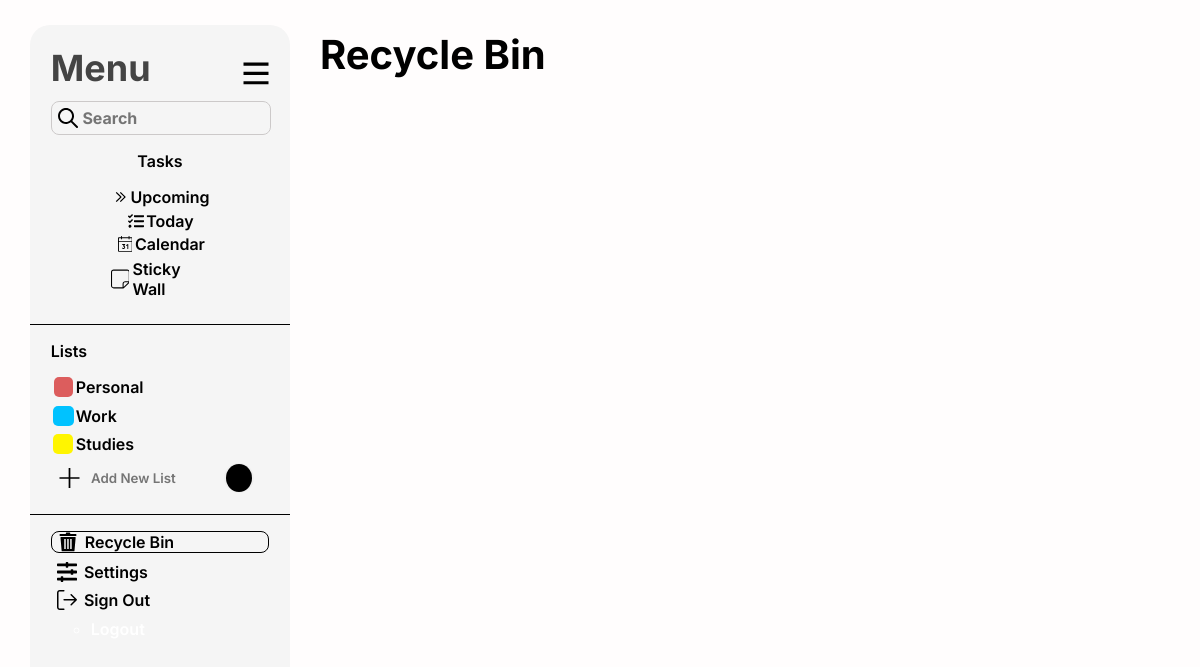
Before: /index/todo_page/RecycleBin (signed in) with the older database file.
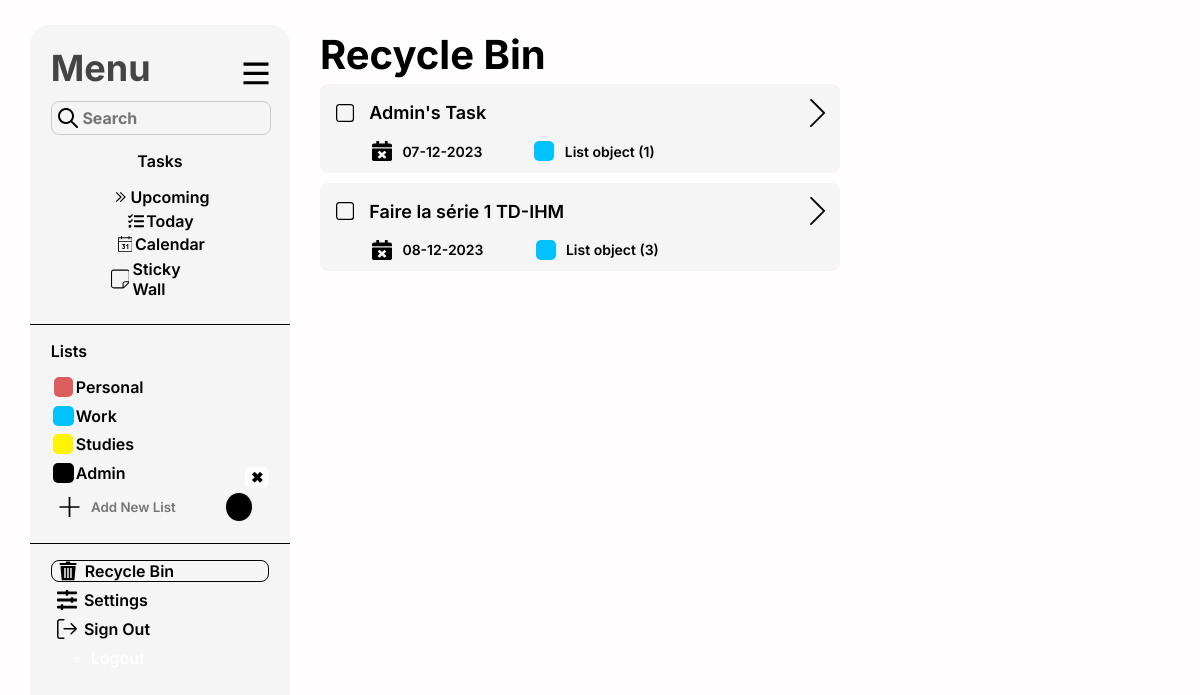
After: the same page with the newer database file.
### playground/models.py (models this page shows, shortened)
class List(models.Model):
    user = models.ForeignKey(User, on_delete=models.CASCADE)
    ListName = models.CharField(default='Personal',max_length=10)
    svgColor = models.CharField(default='black',max_length=10)

class DeletedTask(models.Model):
    user = models.ForeignKey(User, on_delete=models.CASCADE)
    original_task = models.OneToOneField(Todo, on_delete=models.CASCADE, primary_key=True, related_name='deleted_task')
    deletion_date = models.DateTimeField(auto_now_add=True)

class Todo(models.Model):
    user = models.ForeignKey(User, on_delete=models.CASCADE)
    date_created = models.DateField()
    due_date = models.DateField(default='0000-00-00')
    task_Text = models.CharField(max_length=50)
    task_Descr = models.CharField(default='Default Decription',max_length=150)
    task_List = models.ForeignKey(List,to_field='id',on_delete=models.CASCADE)
    task_Progress = models.CharField(default='Incomplete',max_length=15)
    isDone = models.BooleanField(default=False)
    is_in_recycle_bin = models.BooleanField(default=False)

### playground/views.py (the view)
# urls.py: path('index/todo_page/RecycleBin', views.view_RecycleBin, name="RecycleBin_page"),
@login_required
def view_RecycleBin(request):
    user = request.user
    list_dict = load_Lists(user)
    modifications = ModificationHistory.objects.filter(user=user,).order_by('-modification_date')
    Recycled_Tasks = DeletedTask.objects.filter(user=user,)
    return render(request, 'RecycleBin.html',{'list_dict':list_dict,'modifications':modifications,'Recycled_Tasks':Recycled_Tasks})

### playground/views.py (called while the page is built)
def load_Lists(user):
    Curr_Lists = List.objects.filter(user=user)
    list_dict  = {}
    for list_obj in Curr_Lists:
        list_dict[list_obj.ListName] = list_obj.svgColor
    return list_dict

### playground/templates/RecycleBin.html (shortened to what this page needs)
{% extends 'base_layout.html' %}
{% load static %}
{% block Selected_RecycleBin %}id="Selected"{% endblock %}
{% block Active %}
      <div class="Active">
        <h1 class="Title">Recycle Bin</h1>
        <div class="Upcoming-Tasks">
          {% for task in Recycled_Tasks %}
          <div class="Upcoming-Task" id="Upcoming-Task" task_id="{{task.pk}}">
            <div class="taskFrow">
              {% if task.original_task.isDone %}
              <svg id="isDone-Icon" class="isDone-Icon" task_id="{{task.pk}}" xmlns="http://www.w3.org/2000/svg" width="20" height="20" viewBox="0 0 20 20" fill="none">
                  <path d="M3.53811 0C1.59417 0 0 1.58715 0 3.54143L0 16.4586C0 18.4129 1.59417 20 3.53811 20H16.4619C18.4058 20 20 18.4129 20 16.4586V3.54143C20 1.58715 18.4058 0 16.4619 0L3.53811 0ZM3.53811 1.42286H16.4619C17.6569 1.42286 18.5884 2.35715 18.5884 3.54143V16.4586C18.5884 17.6429 17.6569 18.5771 16.4619 18.5771H3.53811C3.25981 18.5819 2.9834 18.5305 2.72503 18.4261C2.46665 18.3217 2.23151 18.1662 2.03344 17.9689C1.83538 17.7716 1.67843 17.5364 1.57164 17.277C1.46485 17.0177 1.41043 16.7394 1.4116 16.4586V3.54143C1.4116 2.35715 2.34315 1.42286 3.53811 1.42286Z" fill="#9EFF00"/>
                  <path d="M8.01851 14.6496L4.17326 10.8044C3.94225 10.5734 3.94225 10.1988 4.17326 9.96776L5.00986 9.13114C5.24087 8.9001 5.61546 8.9001 5.84647 9.13114L8.43682 11.7215L13.985 6.17326C14.2161 5.94225 14.5906 5.94225 14.8217 6.17326L15.6583 7.00988C15.8893 7.24089 15.8893 7.61546 15.6583 7.8465L8.85513 14.6496C8.62409 14.8807 8.24952 14.8807 8.01851 14.6496Z" fill="#9EFF00"/>
              </svg>
              {% else %}
              <svg id="isDone-Icon" class="isDone-Icon" task_id="{{task.pk}}" xmlns="http://www.w3.org/2000/svg" width="20" height="20" viewBox="0 0 20 20" fill="none">
                <path d="M3.53811 0C1.59417 0 0 1.58715 0 3.54143L0 16.4586C0 18.4129 1.59417 20 3.53811 20H16.4619C18.4058 20 20 18.4129 20 16.4586V3.54143C20 1.58715 18.4058 0 16.4619 0L3.53811 0ZM3.53811 1.42286H16.4619C17.6569 1.42286 18.5884 2.35715 18.5884 3.54143V16.4586C18.5884 17.6429 17.6569 18.5771 16.4619 18.5771H3.53811C3.25981 18.5819 2.9834 18.5305 2.72503 18.4261C2.46665 18.3217 2.23151 18.1662 2.03344 17.9689C1.83538 17.7716 1.67843 17.5364 1.57164 17.277C1.46485 17.0177 1.41043 16.7394 1.4116 16.4586V3.54143C1.4116 2.35715 2.34315 1.42286 3.53811 1.42286Z" />
              </svg>
              {% endif %}
              <div class="task_txt_div" data-task-id="{{task.pk}}">
                <p class="task-txt" style="font-size: 18px;">{{ task.original_task.task_Text }}</p>
              </div>
            </div>
              <div class="infoSup-div">
                <p class="infoSup-txts">{{ task.original_task.due_date|date:'d-m-Y' }}</p>
                  <div class="infoSup-Icons" style="width: 20px;height: 20px;border-radius: 5px;background: #00C2FF;"></div>
                  <p class="infoSup-txts">{{ task.original_task.task_List }}</p>
              </div>
          </div>
          {% endfor %}
        </div>
      </div>
{% endblock %}

### playground/templates/base_layout.html (shortened to what this page needs)
<!DOCTYPE html>
<html lang="en">
  <head>
    {% load static %}
    <link rel="stylesheet" href="{% static 'MainLight.css' %}" />
    <link
      rel="stylesheet"
      href="//code.jquery.com/ui/1.12.1/themes/base/jquery-ui.css"
    />
  </head>
  <body>
    <div class="container">
      <div class="LeftBarBG">
        <div class="LeftBarContent">
          <div class="Menu">
            <p>Menu</p>
            <svg
              class="menu-icon"
              xmlns="http://www.w3.org/2000/svg"
              width="26"
              height="23"
              viewBox="0 0 26 23"
              fill="none"
            >
              <path
                d="M0.501953 0.5V3.625H25.502V0.5H0.501953ZM0.501953 9.78125V12.9063H25.502V9.78125H0.501953ZM0.501953 19.1563V22.2813H25.502V19.1563H0.501953Z"
              />
            </svg>
          </div>
          <div class="Search-Bar">
            <input placeholder="Search" />
          </div>
          <div class="Tasks">
            <ul class="Tasks-List">
              <p>Tasks</p>
              <li class="li-elements">
                <a href="{% url 'upcoming_page' %}" {% block Selected_Upcoming %}{% endblock %}>
                  Upcoming</a
                >
              </li>
              <li class="li-elements" >
                <a href="{% url 'today_page' %}" {% block Selected_Today %}{% endblock %}>
                  Today</a
                >
              </li>
              <li class="li-elements">
                <a href="{% url 'calendar_page' %}" {% block Selected_Calendar %}{% endblock %}>
                  Calendar</a
                >
              </li>
              <li class="li-elements" >
                <a href="{% url 'stickywall_page' %}" {% block Selected_StickyWall %}{% endblock %}>
                    Sticky Wall</a
                >
              </li>
            </ul>
          </div>
        </div>
        <div class="Line"></div>
        <div class="LeftBarContent2">
          <div class="Lists">
            <ul class="Lists-List" id="Lists-List">
              <p>Lists</p>
              <li class="li-elements" id="List-Info" >
                <a href="{% url 'viewList_page' 'Personal' %}"><svg class="Lists-Icons" style="background: #dc5d5d"></svg>Personal</a>
              </li>
              <li class="li-elements" id="List-Info" >
                <a href="{% url 'viewList_page' 'Work' %}"><svg class="Lists-Icons" style="background: #00c2ff"></svg>Work</a>
              </li>
              <li class="li-elements" id="List-Info" >
                <a href="{% url 'viewList_page' 'Studies' %}"><svg class="Lists-Icons" style="background: #fff500"></svg>Studies</a>
              </li>
              {% for ListName, svgColor in list_dict.items %}
              {% if ListName != 'Personal' and ListName != 'Work' and ListName != 'Studies' %}
              <li class="li-elements" id="List-Info" >
                <a href="{% url 'viewList_page' ListName %}"><svg class="Lists-Icons" style="background: {{svgColor}};"></svg>{{ListName}}</a>
                  <form method="post" action="{% url 'delete_List' ListName %}">
                    <button class="delete-button" type="submit">✖</button>
                  </form>
              </li>
              {% endif %}
              {% endfor %}
              <li class="li-elements" id="List-Add">
                <div class="AddNewList-Div">
                  <svg class="Lists-Icons" xmlns="http://www.w3.org/2000/svg" width="20" height="20" viewBox="0 0 20 20" fill="none">
                    <path
                    d="M20.002 9.13043H10.8715V0L9.13239 0V9.13043H0.00195313L0.00195313 10.8696H9.13239V20H10.8715V10.8696H20.002V9.13043Z"/>
                  </svg>
                  <input type="text" id="AddNewList" class="AddNewList" onkeydown="HandleKeyPress(event)" placeholder="Add New List" maxlength="10" rows="1" cols="9" >
                  <input type="color" id="colorPicker" name="colorPicker">
              </li>
            </ul>
          </div>
        </div>
        <div class="Line"></div>
        <div class="LeftBarContent3">
          <div class="Options">
            <ul class="Options-List">
                <li  class="li-elements" >
                    <a href="{% url 'RecycleBin_page' %}" {% block Selected_RecycleBin %}{% endblock %}>
                          Recycle Bin
                    </a>
                  </li>
              <li  class="li-elements" id="options-trigger" >
                <a href="#" {% block Selected_Settings %}{% endblock %}>
                    Settings
                </a>
              </li>
              <li  class="li-elements">
                <a>
                    Sign Out</a
                >
                <ul>
                {%if user.is_authenticated%}
                <li class="nav-item">
                  <a class="nav-link" href="{% url 'logout_page'%}" style="color:#fff;">Logout</a>
                </li>
                {%endif%}
          </div>
        </div>
      </div>
{% block Active %}{% endblock %}
    </div>
  </body>
</html>

### playground/static/MainLight.css (style rules this page uses)
.container { display: grid; grid-template-columns: 0.8fr 1.3fr 0.9fr; grid-template-rows: 1fr; gap: 0px 0px; grid-template-areas: "LeftBarBG Active RightBarBG"; }
.Active { grid-area: Active; }
a { text-decoration: none; color: #000; }
svg { fill: #000; }
.LeftBarBG { grid-area: LeftBarBG; flex-shrink: 0; border-radius: 20px; margin: 25px 30px; background: #F5F5F5; overflow-y: auto; scrollbar-width: thin; scrollbar-color: #888 #f0f0f0; }
.LeftBarContent { position: absolute; margin: 8%; display: flex; flex-direction: column; }
.Menu { display: flex; justify-content: space-between; align-items: center; }
.Menu p { margin: 0 0 5% 0; padding: 0; color: var(--Color, #444444); font-family: Inter; font-size: 36px; font-style: normal; font-weight: 700; line-height: normal; }
.Search-Bar { display: flex; justify-content: space-between; align-items: center; width: 100%; height: 2em; flex-shrink: 0; border-radius: 8px; border: 1px solid var(--Color, #CCC9C9); background: #f5f5f5; }
.Search-Bar svg { margin-left: 3%; fill: #000; }
.Search-Bar input { margin: 0; padding: 0; color: #000; width: 86%; height: 20px; border: none; flex-shrink: 0; font-family: Inter; font-size: 16px; font-style: normal; font-weight: 700; line-height: normal; background: #f5f5f5; }
.Tasks { margin: 0; color: #000; }
.Tasks-List { margin: 0; padding: 0; list-style: none; justify-items: center; color: #000; }
.li-elements { padding: 0; margin: 0; list-style: none; }
.li-elements a { display: flex; align-items: center; margin-bottom: 4%; }
.delete-button { cursor: pointer; border: none; border-radius: 5px; background-color: #FFFDFD; color: #000; font-family: 'Inter', sans-serif; font-size: 15px; font-weight: 600; line-height: normal; }
#List-Info { display: flex; align-items: center; justify-content: space-between; }
.AddNewList-Div { display: flex; align-items: center; margin-bottom: 4%; color: #000; }
.AddNewList { border: none; cursor: pointer; resize: none; color:#000 ; width: 50%; background-color: #F5F5F5; }
input[type="color"] { appearance: none; border: none; width: 30px; height: 30px; cursor: pointer; border-radius: 50%; margin-left: 10%; margin-right: 5%; outline: none; }
.Tasks-Icons, .Lists-Icons, .Options-Icons { margin-left: 3%; margin-right: 3%; fill: #000; }
#Selected { border-radius: 8px; border: 1px solid #000; }
.Line { width: 100%; height: 1px; background: #000000; }
.LeftBarContent2 { margin: 0% 8% 8% 8%; }
.Lists-List { padding: 0; margin: 0%; list-style: none; }
.Lists-Icons { border-radius: 5px; width: 25px; height: 20px; }
.LeftBarContent3 { display: flex; flex-direction: column; margin:0% 8% 0% 8%; }
.Options-List { padding: 0; list-style: none; }
.Title { margin: 0%; font-size: 40px; }
.taskFrow { display: flex; align-items: center; justify-content: space-between; width: 100%; }
.task_txt_div { display: flex; align-items: center; justify-content: space-between; width: 100%; }
.isDone-Icon { margin-left: 3%; margin-right: 3%; transition: transform 0.3s ease-in-out; fill: #000; }
html, body , .container { height: 100%; margin: 0; background: #FFFDFD; color: #FFF; font-family: 'Inter', sans-serif; font-weight: 600; }
input,textarea { font-family: 'Inter', sans-serif; font-weight: 600; }
.Active { display: flex; flex-direction: column; margin-top: 30px; margin-bottom: 30px; color: #000; }
.Title { margin: 0%; }
.Upcoming-Tasks { display: flex; flex-direction: column; }
.Upcoming-Task { display: flex; flex-direction: column; margin: 1% 0 1% 0; width: 100%; border-radius: 8px; border-bottom: 1px solid #F5F5F5; background: #F5F5F5; align-items: center; }
.task-txt { width: 100%; }
.isDone-Icon { margin-left: 3%; margin-right: 3%; transition: transform 0.3s ease-in-out; }
.Arrow-Icon { margin-right: 3%; }
.infoSup-div { display: flex; width: 100%; align-items: center; margin-bottom: 2%; }
.infoSup-Icons { margin-left: 10%; margin-right: 2%; }
.infoSup-txts { margin:0; font-size: 14px; }
p, h1, h2,label, td, th { color: #000; }
.container * { position: relative; }

Changed rows visible on the page:
added List: list_dict "Admin"
added DeletedTask: original_task.task_Text "Admin's Task", original_task.due_date "07-12-2023", original_task.task_List "List object (1)"
added DeletedTask: original_task.task_Text "Faire la série 1 TD-IHM", original_task.due_date "08-12-2023", original_task.task_List "List object (3)"
